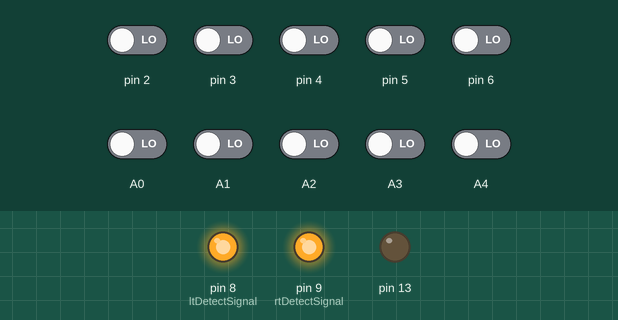
Simulated run of this sketch. Board: Arduino Uno, built with avr-gcc and run on an emulated ATmega328P. Shown: output pins drawn as LEDs (lit = HIGH). The test bench sets the inputs (shaded band); at power-on: A0–4, pin 2–6 LOW.

Above: at 1.2 s.
1.3 s: pin 2 driven HIGH and pin 3 driven HIGH and pin 4 driven HIGH and pin 5 driven HIGH and pin 6 driven HIGH
At 2.6 s:
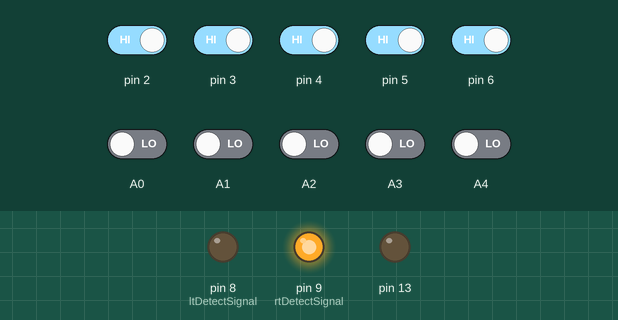
2.9 s: pin 3 driven LOW
At 3.3 s:
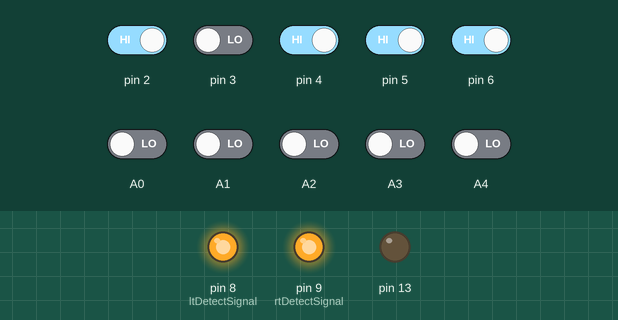
4.4 s: pin 3 driven HIGH
At 5.1 s:
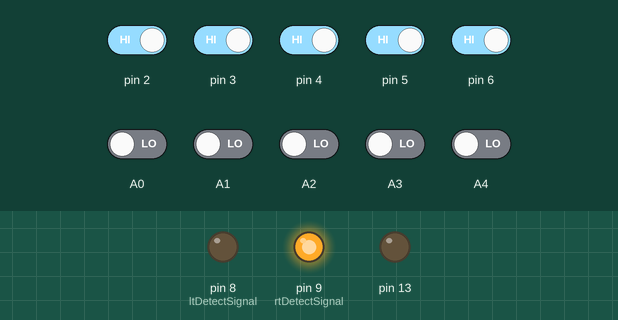
Timing chart, 0 to 7.4 s (numbered marks = the images above; inputs shaded):
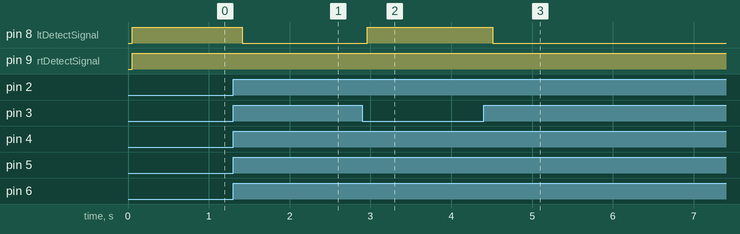

Measured:
- after the input at 1.3 s, pin 8 (ltDetectSignal): HIGH → LOW after 0.11 s
- after the input at 2.9 s, pin 8 (ltDetectSignal): LOW → HIGH after 0.06 s
- after the input at 4.4 s, pin 8 (ltDetectSignal): HIGH → LOW after 0.11 s

The sketch:

ir_sensor.ino
```cpp
/*
 * This sketch monitors two IR reflectance sensor arrays consisting of
 * pololu QTR-RC sensors. The number of sensors in each array can be changed in
 * the definitions.
 *
 * The sketch continuously monitors the array, and averages the previous several
 * measurements taken for each sensor. The number of sampeles averaged can be
 * configured in the definitions.
 *
 * Calibration is accomplished automatically for the first several seconds after
 * boot. The length of time to continue calibration is configured in the definitions.
 *
 * A target is considered detected when for a given array, the average value of at
 * least one sensor is below a specific threshold AND the average value of at least
 * one other is above a specific threshold. These thresholds can be set in the
 * definitions. When setting these thresholds, remember that a value of 1000 represents
 * the least reflective object the sensor was calibrated to, and 0 represents the most reflective.
 *
 *
 */

#include <QTRSensors.h>

#define NUM_SENSORS     5      // number of sensors in each array
#define TIMEOUT         2500   // wait for 2500 microsecodns for sensor outputs to go low
#define NUM_SAMPLES     10    // how many samples over which to spread the running average.
#define CAL_TIME        30    // how long to continue calibration after boot
#define ltDetectSignal  8     // left signal pin
#define rtDetectSignal  9     //right signal pin


#define MIN_VALUE       150        //sets minimum threshold for brightness (from calibrated values, out of 1000)
#define MAX_VALUE       700        //sets max threshold for blackness (from calibrated values, out of 1000)

//create sensor array objects
QTRSensorsRC ltSensor((unsigned char[]) {2, 3, 4, 5, 6}, NUM_SENSORS, TIMEOUT);
QTRSensorsRC rtSensor((unsigned char[]) {A0, A1, A2, A3, A4}, NUM_SENSORS, TIMEOUT);

// Create arrays
unsigned int ltValues[NUM_SENSORS];
unsigned int rtValues[NUM_SENSORS];

/* History arrays to strore sensor values for running average. Array will          e.g:             Sensor #0   Sensor#1   Sensor#2
 * have number of rows equal to the number of samples defined above, and                 Sample#0         500        237        211
 * the number ofcolumns eqal to the number of sensors in each array                      Sample#1         346        123        186
 * defined above.                                                                        Sample#2         397        945        234
*/
unsigned int ltValuesHist[NUM_SAMPLES][NUM_SENSORS];
unsigned int rtValuesHist[NUM_SAMPLES][NUM_SENSORS];

unsigned long ltValuesSum[NUM_SENSORS];
unsigned long rtValuesSum[NUM_SENSORS];

unsigned int ltValuesAvg[NUM_SENSORS];
unsigned int rtValuesAvg[NUM_SENSORS];

unsigned int ltCalMin[NUM_SENSORS];
unsigned int ltCalMax[NUM_SENSORS];

unsigned int rtCalMin[NUM_SENSORS];
unsigned int rtCalMax[NUM_SENSORS];


int sampleCount = 0;

void setup() {
  Serial.begin(115200);

  pinMode(ltDetectSignal, OUTPUT);
  pinMode(rtDetectSignal, OUTPUT);
  digitalWrite(ltDetectSignal, LOW);
  digitalWrite(ltDetectSignal, LOW);

  pinMode(13, OUTPUT);


  // Initialize array values to center (half of timeout)

  for (int i = 0; i < NUM_SENSORS; i++) {
    // Set Calibration Values
    ltCalMin[i] = TIMEOUT; //they can only go down from here
    rtCalMin[i] = TIMEOUT;
    ltCalMax[i] = 0;       //they can only go up from here
    rtCalMax[i] = 0;

    // set history array values to center
    for (int j = 0; j < NUM_SAMPLES; j++) {
      ltValuesHist[j][i] = 500;
      rtValuesHist[j][i] = 500;
    }

    // Set sum values
    ltValuesSum[i] = (long) 500 * NUM_SAMPLES;
    rtValuesSum[i] = (long) 500 * NUM_SAMPLES;


  }

}

void loop() {
  //read sensor values
  ltSensor.read(ltValues);
  rtSensor.read(rtValues);

  for (int i = 0; i < NUM_SENSORS; i++) {

    // Update calibration values for the first seconds of operation. Configure CAL_TIME above
    static boolean calibrated = false;
    if (!calibrated) {
      if (millis() < CAL_TIME * 1000) {
        if (ltValues[i] < ltCalMin[i]) {
          ltCalMin[i] = ltValues[i];
        }else if (ltValues[i] > ltCalMax[i]) {
          ltCalMax[i] = ltValues[i];
        }
        if (rtValues[i] < rtCalMin[i]) {
          rtCalMin[i] = rtValues[i];
        }else if (rtValues[i] > rtCalMax[i]) {
          rtCalMax[i] = rtValues[i];
        }
      }else calibrated = true;
    }

    if (calibrated = true); {
      // Keep values within calibrated range (important for post calibration operation)
      ltValues[i] = constrain(ltValues[i], ltCalMin[i], ltCalMax[i]);
      rtValues[i] = constrain(rtValues[i], rtCalMin[i], rtCalMax[i]);

      // Map sensor values to calibrated range
      ltValues[i] = map(ltValues[i], ltCalMin[i], ltCalMax[i], 0, 1000);
      rtValues[i] = map(rtValues[i], rtCalMin[i], rtCalMax[i], 0, 1000);


      //update sums
      ltValuesSum[i] = ltValuesSum[i] - ltValuesHist[sampleCount][i] + ltValues[i];
      rtValuesSum[i] = rtValuesSum[i] - rtValuesHist[sampleCount][i] + rtValues[i];

      //update history
      ltValuesHist[sampleCount][i] = ltValues[i];
      rtValuesHist[sampleCount][i] = rtValues[i];

      //calculate average
      ltValuesAvg[i] = ltValuesSum[i] / NUM_SAMPLES;
      rtValuesAvg[i] = rtValuesSum[i] / NUM_SAMPLES;
    }
  }

  boolean ltbelowMin = false;
  boolean ltaboveMax = false;
  boolean rtbelowMin = false;
  boolean rtaboveMax = false;
  static unsigned long ltDelay = 0;
  static unsigned long rtDelay = 0;

  //check average values against thresholds defined above
  for(unsigned char i = 0; i < NUM_SENSORS; i++) {
    //check left sensor averages
    if(ltValuesAvg[i] < MIN_VALUE) {
      ltbelowMin = true;
    }else if(ltValuesAvg[i] > MAX_VALUE) {
      ltaboveMax = true;
    }

    //check right sensor averages
    if(rtValuesAvg[i] < MIN_VALUE) {
      rtbelowMin = true;
    }else if(rtValuesAvg[i] > MAX_VALUE) {
      rtaboveMax = true;
    }
  }

  //control indicator pins
  if(ltbelowMin && ltaboveMax) {
    digitalWrite(ltDetectSignal, HIGH);
    ltDelay = millis();
  }else if (millis() - ltDelay > 100) digitalWrite(ltDetectSignal, LOW);
  if(rtbelowMin && rtaboveMax) {
    digitalWrite(rtDetectSignal, HIGH);
    rtDelay = millis();
  }else if (millis() - rtDelay > 100) digitalWrite(rtDetectSignal, LOW);


  if (sampleCount < NUM_SAMPLES -1) {
    sampleCount ++;
  } else sampleCount = 0;

//  //debugging
//  Serial.print("Sample Count: ");
//  Serial.println(sampleCount);
//  Serial.println("Sensor Values");
//  for (int i = 0; i < NUM_SENSORS; i++) {
//    Serial.print(ltValues[i]);
//    Serial.print('\t');
//  }
//  for (int i = 0; i < NUM_SENSORS; i++) {
//    Serial.print(rtValues[i]);
//    Serial.print('\t');
//  }
//
//  Serial.println("\nSensor History");
//  for (int j = 0; j < NUM_SAMPLES; j++) {
//    for (int i = 0; i < NUM_SENSORS; i++) {
//      Serial.print(ltValuesHist[j][i]);
//      Serial.print('\t');
//    }
//    for (int i = 0; i < NUM_SENSORS; i++) {
//      Serial.print(rtValuesHist[j][i]);
//      Serial.print('\t');
//    }
//    Serial.println();
//  }
//
//  Serial.println("Sensor Sums");
//  for (int i = 0; i < NUM_SENSORS; i++) {
//    Serial.print(ltValuesSum[i]);
//    Serial.print('\t');
//  }
//  for (int i = 0; i < NUM_SENSORS; i++) {
//    Serial.print(rtValuesSum[i]);
//    Serial.print('\t');
//  }
//  Serial.println();
//
//  Serial.println("Sensor Averages");
//  for (int i = 0; i < NUM_SENSORS; i++) {
//    Serial.print(ltValuesAvg[i]);
//    Serial.print('\t');
//  }
//  for (int i = 0; i < NUM_SENSORS; i++) {
//    Serial.print(rtValuesAvg[i]);
//    Serial.print('\t');
//  }
  Serial.println('\n');
//  delay(100);
}
```
